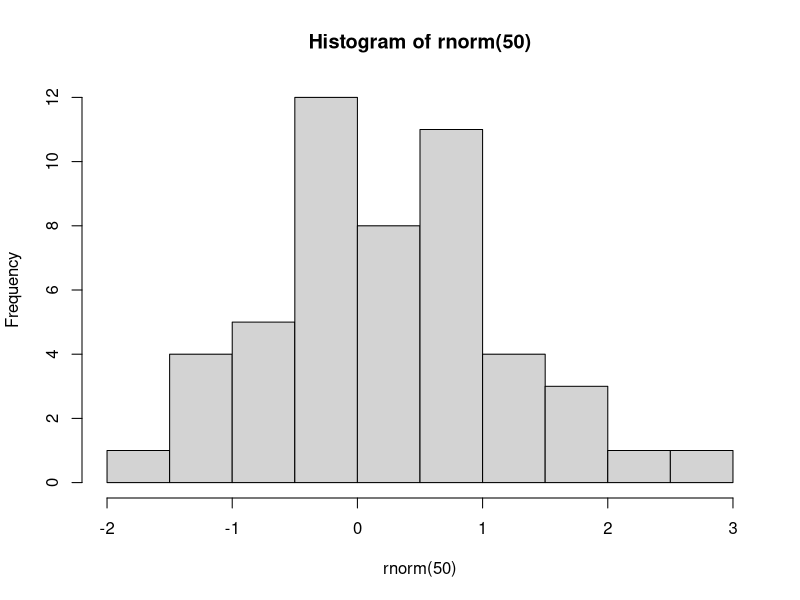
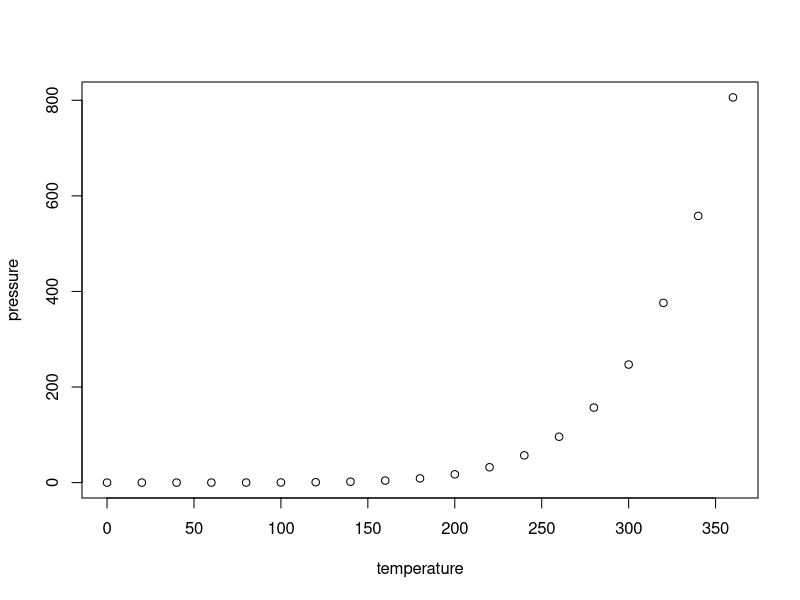

These figures' R source, in order:
## ---- chunk 1
knitr::opts_chunk$set(echo = FALSE)
## ---- chunk 2
 hist(rnorm(50))
## ---- chunk 3
summary(cars)
## ---- chunk 4
plot(pressure)
